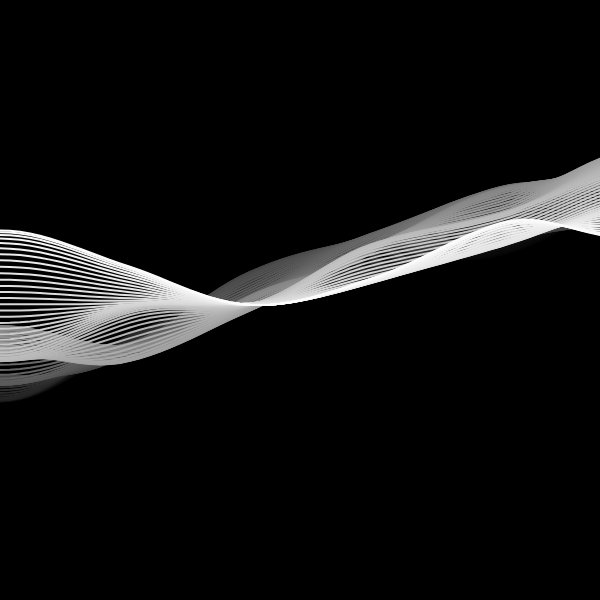
Frame 1 (no input)
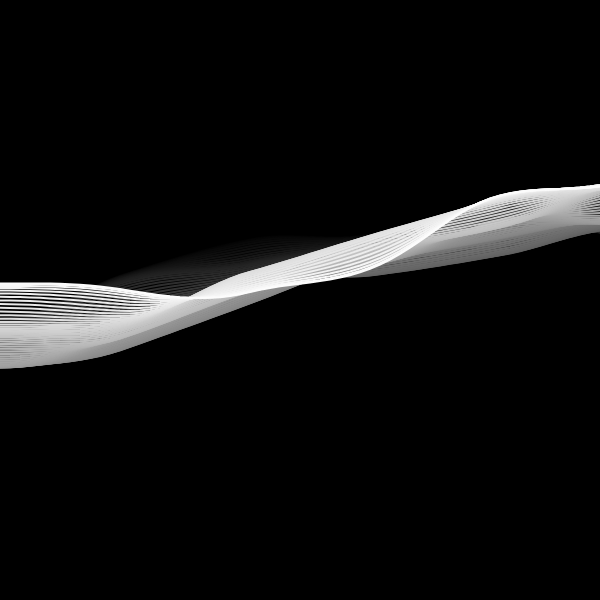
Frame 60 (no input)
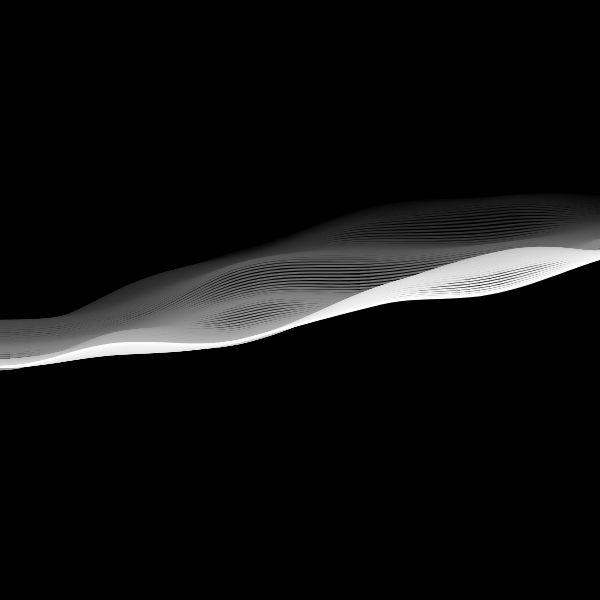
Frame 120 (the mouse pressed at the canvas centre since frame 60)

The p5.js sketch that drew these frames (run headless with seeded random() and noise() and a simulated clock; from frame 60 on, the mouse is pressed at the canvas centre):

// p5.js sketch
// ── sketch.js
let ranges = 100;

function setup() {
  createCanvas(600, 600);
  frameRate(20);
}

function draw() {
  background(0);
  noFill();
  strokeWeight(2);

  for (i = 0; i < ranges; i++) {
    let color = map(i, 0, ranges, 0, 255);
    stroke(color);

    beginShape();
    for (x = 0; x < width + 11; x += 10) {
      //noise(x, [y], [z])x-coordinate in noise space....y...z
      let n = noise(x * 0.001, i * 0.01, frameCount * 0.01);
      let y = map(n, 0, 1, 0, height);
      vertex(x, y);
    }
    endShape();
  }
}
